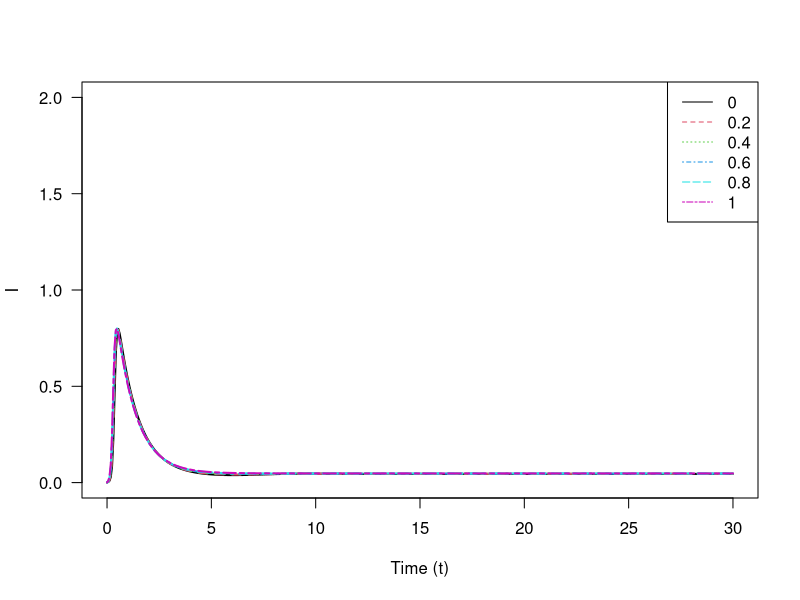

Here is the R script that generated this plot:
library(deSolve)
## Vector Field for SIR model
SIR.vector.field <- function(t, vars, parms) {
  ##SIR.vector.field <- function(t, vars=c(S=S,I=I,R=R,Q=Q,X=X), parms=c(R_0=R_0,gamma=gamma,delta=delta,mu=mu,p=p)) {
    with(as.list(c(parms, vars)), {
    dS <- mu*(1-p) -gamma*R_0*S*I -mu*S# dS/dt
    dQ <- gamma*R_0*S*I + mu*p # cumulative cases
    dX <- gamma*R_0*S*I #cumulative normally infected cases
    dI <- dQ - gamma*I-mu*I # dI/dt
    dR <- gamma*I-mu*R #dR/dt
    vec.fld <- c(dS=dS, dI=dI, dR=dR, dQ=dQ, dX=dX)
    return(list(vec.fld)) # ode() requires a list
  })
}

draw.soln <- function(ic=c(S=1,I=0,R=0,Q=0,X=0), tmax=1,
                      times=seq(0,tmax,by=tmax/500),
                      func, parms, ... ) {
  soln <- ode(ic, times, func, parms)
  lines(times, soln[,"I"], lwd=2,... )
  return(invisible(as.data.frame(soln)))
}

## Plot solutions of the SIR model
tmax <- 30 # end time for numerical integration of the ODE
## draw box for plot:
plot(0,0,xlim=c(0,tmax),ylim=c(0,2),
     type="n",xlab="Time (t)",ylab="I",las=1)
## initial conditions:
I0 <- 0.001
S0 <- 1 - I0
R0 <- 1 - I0 - S0
Q0 <- I0
X0 <- Q0
## draw solutions for several values of parameter R_0:
vary_p <- c(0,0.2,0.4,0.6,0.8,1)

for (i in 1:length(vary_p)) {
  draw.soln(ic=c(S=S0,I=I0,R=R0,Q=Q0,X=X0), tmax=tmax,
            func=SIR.vector.field,
            parms=c(R_0=20,gamma=1,delta=0,mu=0.05,p=vary_p[i]),
            col=i,
            lty=i # use a different line style for each solution
  )
}
legend("topright",legend=vary_p,col=1:length(vary_p),lty=1:length(vary_p))
